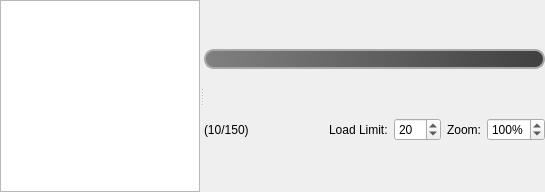
<?xml version="1.0" encoding="UTF-8"?>
<ui version="4.0">
 <class>assetsBrowser</class>
 <widget class="QWidget" name="assetsBrowser">
  <property name="geometry">
   <rect>
    <x>0</x>
    <y>0</y>
    <width>545</width>
    <height>192</height>
   </rect>
  </property>
  <property name="windowTitle">
   <string>Form</string>
  </property>
  <layout class="QVBoxLayout" name="verticalLayout">
   <property name="spacing">
    <number>0</number>
   </property>
   <property name="margin">
    <number>0</number>
   </property>
   <item>
    <widget class="QSplitter" name="splitter">
     <property name="orientation">
      <enum>Qt::Horizontal</enum>
     </property>
     <widget class="QTreeWidget" name="assetsTreeWidget">
      <property name="minimumSize">
       <size>
        <width>120</width>
        <height>0</height>
       </size>
      </property>
      <property name="maximumSize">
       <size>
        <width>200</width>
        <height>16777215</height>
       </size>
      </property>
      <property name="baseSize">
       <size>
        <width>60</width>
        <height>0</height>
       </size>
      </property>
      <attribute name="headerVisible">
       <bool>false</bool>
      </attribute>
      <column>
       <property name="text">
        <string>all</string>
       </property>
      </column>
     </widget>
     <widget class="QWidget" name="verticalLayoutWidget_3">
      <layout class="QVBoxLayout" name="verticalLayout_2" stretch="0,0,1,0">
       <property name="spacing">
        <number>0</number>
       </property>
       <item>
        <widget class="QLineEdit" name="searchLineEdit">
         <property name="sizePolicy">
          <sizepolicy hsizetype="Preferred" vsizetype="Fixed">
           <horstretch>0</horstretch>
           <verstretch>0</verstretch>
          </sizepolicy>
         </property>
         <property name="maximumSize">
          <size>
           <width>16777215</width>
           <height>20</height>
          </size>
         </property>
         <property name="font">
          <font>
           <pointsize>9</pointsize>
          </font>
         </property>
         <property name="styleSheet">
          <string notr="true">QLineEdit {
	color: rgb(192, 192, 192);
    border: 2px solid darkgray;
    border-radius: 10px;
	show-decoration-selected: 1;
    padding: 0px 8px;
    background: qlineargradient(spread:pad, x1:0, y1:0, x2:1, y2:0, stop:0 rgba(128, 128, 128, 255), stop:1 rgba(64, 64,64, 255));
	background-position: bottom left;
	background-image: url(&quot;:/ui_check/gliph/search_16.png&quot;);
	background-repeat: fixed;
    selection-background-color: darkgray;
	padding-left: 15px;
}
QLineEdit:hover{
	color: white;
	background-image: url(&quot;:/ui_check/gliph/searchHover_16.png&quot;);
}</string>
         </property>
         <property name="frame">
          <bool>false</bool>
         </property>
        </widget>
       </item>
       <item>
        <layout class="QVBoxLayout" name="searchOptionsLayout">
         <property name="spacing">
          <number>0</number>
         </property>
        </layout>
       </item>
       <item>
        <layout class="QVBoxLayout" name="sobjectScrollLayout">
         <property name="spacing">
          <number>0</number>
         </property>
        </layout>
       </item>
       <item>
        <layout class="QHBoxLayout" name="horizontalLayout">
         <property name="spacing">
          <number>6</number>
         </property>
         <item>
          <widget class="QLabel" name="countLabel">
           <property name="text">
            <string>(10/150)</string>
           </property>
          </widget>
         </item>
         <item>
          <spacer name="horizontalSpacer">
           <property name="orientation">
            <enum>Qt::Horizontal</enum>
           </property>
           <property name="sizeHint" stdset="0">
            <size>
             <width>40</width>
             <height>20</height>
            </size>
           </property>
          </spacer>
         </item>
         <item>
          <widget class="QLabel" name="label_2">
           <property name="text">
            <string>Load Limit:</string>
           </property>
          </widget>
         </item>
         <item>
          <widget class="QSpinBox" name="limitSpinBox">
           <property name="minimum">
            <number>5</number>
           </property>
           <property name="maximum">
            <number>500</number>
           </property>
           <property name="singleStep">
            <number>5</number>
           </property>
           <property name="value">
            <number>20</number>
           </property>
          </widget>
         </item>
         <item>
          <widget class="QLabel" name="label">
           <property name="text">
            <string>Zoom:</string>
           </property>
          </widget>
         </item>
         <item>
          <widget class="QSpinBox" name="zoomSpinBox">
           <property name="suffix">
            <string>%</string>
           </property>
           <property name="minimum">
            <number>25</number>
           </property>
           <property name="maximum">
            <number>400</number>
           </property>
           <property name="singleStep">
            <number>25</number>
           </property>
           <property name="value">
            <number>100</number>
           </property>
          </widget>
         </item>
        </layout>
       </item>
      </layout>
     </widget>
    </widget>
   </item>
  </layout>
 </widget>
 <resources/>
 <connections/>
</ui>
